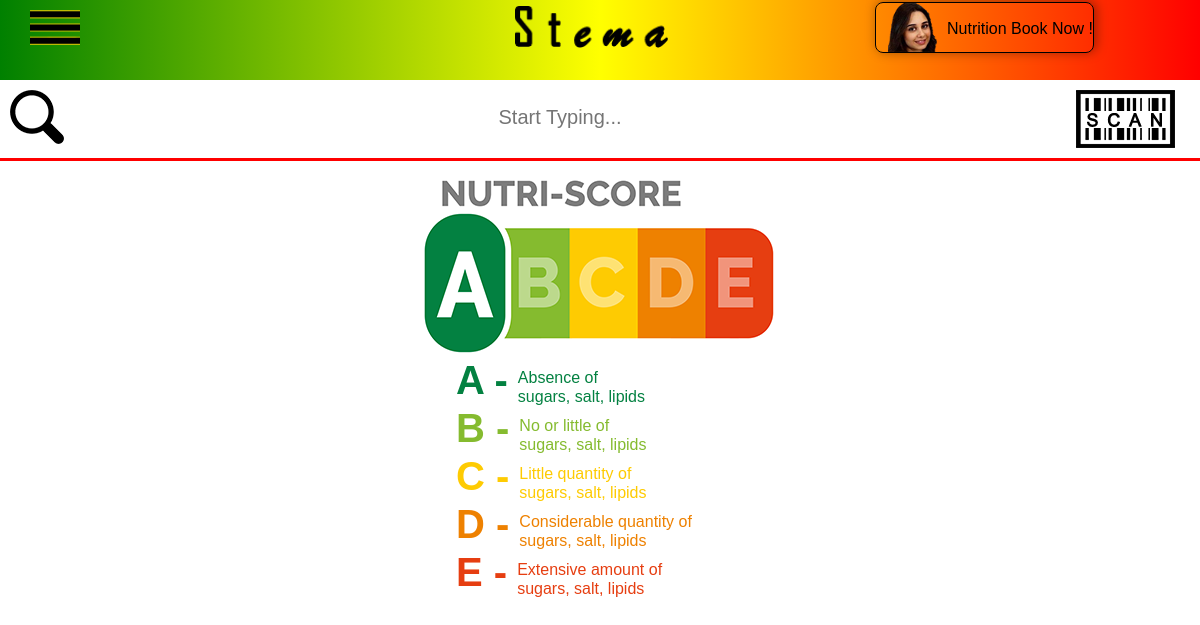
The app's page /accueil.php with its own data.
### tables this page shows
CREATE TABLE `nutriscore` (
  `PrimarykeyNutriScore` int(11) NOT NULL,
  `imageNutri` varchar(255) NOT NULL,
  `class` varchar(1) NOT NULL,
  `description` varchar(255) NOT NULL,
  `colorBorder` varchar(40) NOT NULL,
  `colorBackground` varchar(100) NOT NULL
);

### accueil.php (the view, shortened to what this page needs)
<!DOCTYPE html>
<head>
<link rel="stylesheet" type="text/css" href="css/firstPage.css" />
</head>
<?php
include("header.php");
include("connect.php");
?>
<div class="row" >
    <img src="Stema%20pics/nutriscore-logo-home-page.png" style="margin:auto"/>
</div>
<div class="containerNutriScore" >
<?php
$q="SELECT * FROM `nutriscore`";
$res=mysqli_query($db,$q);
while($row=mysqli_fetch_assoc($res)){?>
<div class="row">
    <div class="nutriScore" style="display: inherit;margin:0px">
        <span style="color:<?php echo $row['colorBorder']?>"><?php echo $row['class']?> - </span>
        <div style="width: 48%;margin-left: 10px;margin-top: 10px;line-height: 19px;color:<?php echo $row['colorBorder']?>">
            <?php echo $row['description']?>
        </div>
    </div>
</div>
<?php
}
?>
 </div>
</html>

### css/firstPage.css (style rules this page uses)
@media screen and (min-width: 768px) { .containerNutriScore { max-width: 362px; margin-left: 38%; } }
.row { display: flex; flex-wrap: wrap; margin-right: 0px; margin-left: 0px; width:100%; }
div { display: block; }
.nutriScore span:first-child { font-size: 40px; font-weight: bold; }
.nutriScore { margin:auto; }

### records on screen
nutriscore: class "A", description "Absence of sugars, salt, lipids"
nutriscore: class "B", description "No or little of sugars, salt, lipids"
nutriscore: class "C", description "Little quantity of sugars, salt, lipids"
nutriscore: class "D", description "Considerable quantity of sugars, salt, lipids"
nutriscore: class "E", description "Extensive amount of sugars, salt, lipids"
